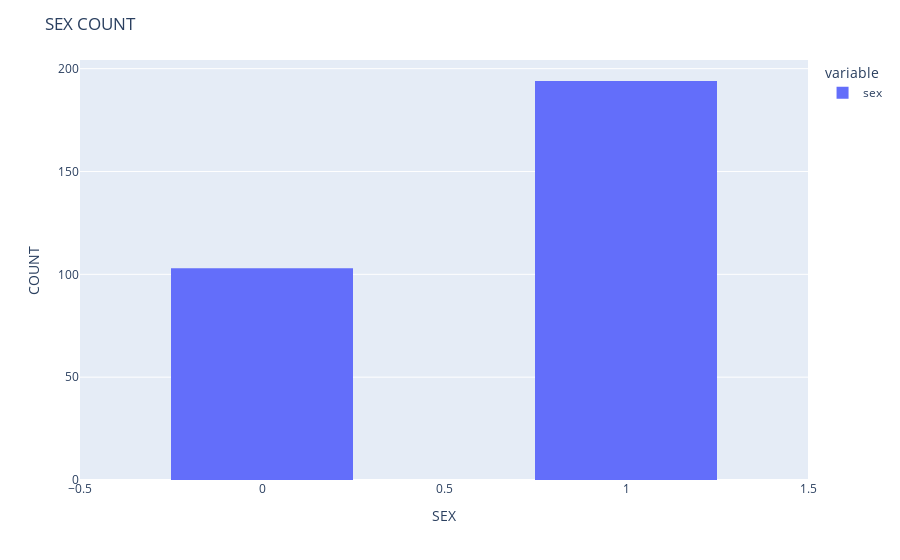

Notebook source saved alongside this figure:
### Markdown cell above
Survival is high on 40-70.

### Code cell
fig = px.histogram(df.select("sex").toPandas())
fig.update_layout(
    title_text='SEX COUNT',
    xaxis_title_text='SEX',
    yaxis_title_text='COUNT', 
    bargap=0.5, 
)
fig.show()

### Figure 1 — Plotly figure (JSON) as saved in the notebook; plotly's stock layout.template omitted (floating-point values rounded to 4 significant figures; data arrays with more than 128 entries replaced by an {"elided": "..."} marker saying what was removed)
{"data": [{"alignmentgroup": "True", "bingroup": "x", "hovertemplate": "variable=sex<br>value=%{x}<br>count=%{y}<extra></extra>", "legendgroup": "sex", "marker": {"color": "#636efa", "pattern": {"shape": ""}}, "name": "sex", "offsetgroup": "sex", "orientation": "v", "showlegend": true, "type": "histogram", "x": {"elided": "297 int values"}, "xaxis": "x", "yaxis": "y"}], "layout": {"autosize": true, "bargap": 0.5, "barmode": "relative", "legend": {"title": {"text": "variable"}, "tracegroupgap": 0}, "margin": {"t": 60}, "title": {"text": "SEX COUNT"}, "xaxis": {"anchor": "y", "autorange": true, "domain": [0, 1], "range": [-0.5, 1.5], "title": {"text": "SEX"}, "type": "linear"}, "yaxis": {"anchor": "x", "autorange": true, "domain": [0, 1], "range": [0, 204.2], "title": {"text": "COUNT"}}}}
